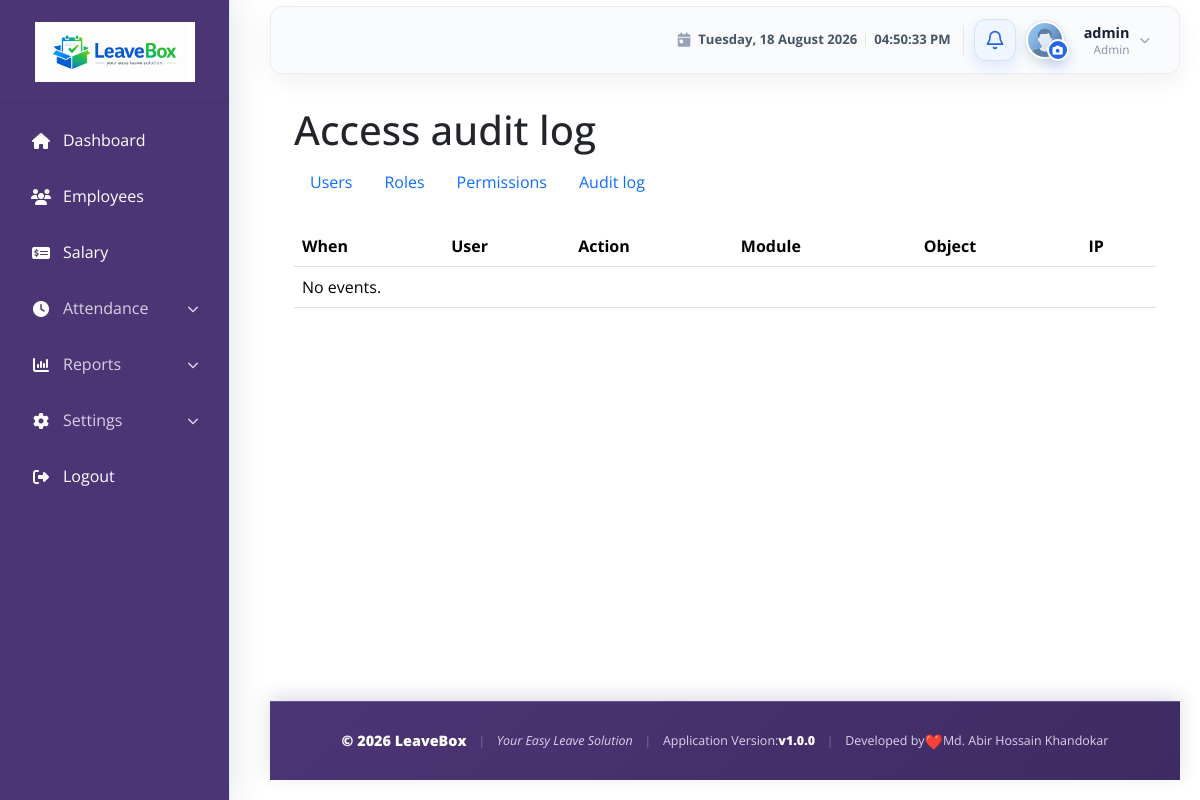
Page /accounts/access/audit/ (signed in) on the earlier database version.
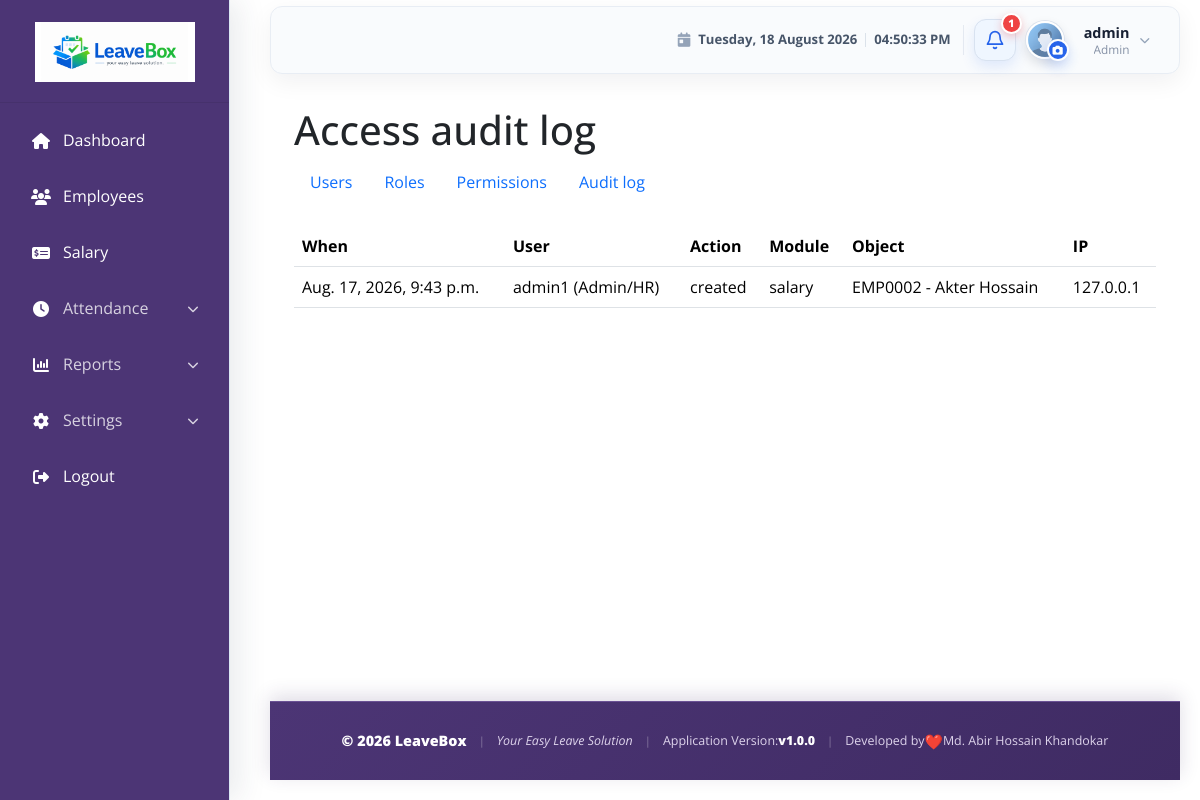
Same page on the later database version.
### accounts/models.py (models this page shows, shortened)
class AuditLog(models.Model):
    actor = models.ForeignKey(
        User, null=True, blank=True, on_delete=models.SET_NULL,
        related_name='rbac_audit_events',
    )
    action = models.CharField(max_length=80)
    module = models.CharField(max_length=80)
    object_repr = models.CharField(max_length=255, blank=True)
    details = models.JSONField(default=dict, blank=True)
    ip_address = models.GenericIPAddressField(null=True, blank=True)
    created_at = models.DateTimeField(auto_now_add=True)
    class Meta:
        ordering = ('-created_at',)

class User(AbstractUser):
    ROLE_CHOICES = (
        ('ADMIN', 'Admin/HR'),
        ('EMPLOYEE', 'Employee'),
    )
    role = models.CharField(max_length=10, choices=ROLE_CHOICES, default='EMPLOYEE')
    phone = models.CharField(max_length=15, blank=True, null=True)
    def __str__(self):
        return f"{self.username} ({self.get_role_display()})"
    class Meta:
        permissions = [
            ('manage_users', 'Can manage application users'),
            ('manage_roles', 'Can manage roles'),
            ('manage_permissions', 'Can assign roles and permissions'),
            ('access_settings', 'Can access application settings'),
            ('approve_leave', 'Can approve leave requests'),
            ('reject_leave', 'Can reject leave requests'),
            ('process_salary', 'Can process salary'),
            ('view_reports', 'Can view reports'),
            ('export_reports', 'Can export reports'),
        ]

### accounts/views.py (the view)
# urls.py: path('access/audit/', views.access_audit, name='access_audit'),
def access_audit(request):
    denied = _superuser_only(request)
    if denied:
        return denied
    return render(request, 'access/audit.html', {'events': AuditLog.objects.select_related('actor')[:200]})

### LAF/templatetags/navigation_tags.py (called while the page is built)
@register.simple_tag
def url_name_active(request, *url_names):
    resolver_match = getattr(request, 'resolver_match', None)
    current_url_name = getattr(resolver_match, 'url_name', None)
    return current_url_name in url_names

### accounts/context_processors.py (called while the page is built)
def session_timeout(request):
    if not request.user.is_authenticated:
        return {}
    return {
        "session_timeout_seconds": settings.SESSION_TIMEOUT_SECONDS,
        "session_warning_seconds": min(120, settings.SESSION_TIMEOUT_SECONDS),
    }

### accounts/views.py (called while the page is built)
def _superuser_only(request):
    if not request.user.is_authenticated:
        return redirect(f"{reverse('accounts:login')}?next={request.path}")
    if not request.user.is_superuser:
        raise PermissionDenied

### templates/access/audit.html
{% extends 'base/base.html' %}{% block content %}<div class="container py-4"><h1>Access audit log</h1>{% include 'access/_nav.html' %}<div class="table-responsive"><table class="table"><thead><tr><th>When</th><th>User</th><th>Action</th><th>Module</th><th>Object</th><th>IP</th></tr></thead><tbody>{% for event in events %}<tr><td>{{ event.created_at }}</td><td>{{ event.actor|default:'System' }}</td><td>{{ event.action }}</td><td>{{ event.module }}</td><td>{{ event.object_repr }}</td><td>{{ event.ip_address|default:'—' }}</td></tr>{% empty %}<tr><td colspan="6">No events.</td></tr>{% endfor %}</tbody></table></div></div>{% endblock %}

### templates/base/base.html (shortened to what the changed rows need)
{% load static navigation_tags %}
<!DOCTYPE html>
<html lang="en">
<head>
    <link rel="stylesheet" href="{% static 'css/bootstrap-5.3.2.min.css' %}">
    <link rel="stylesheet" href="https://cdnjs.cloudflare.com/ajax/libs/font-awesome/6.4.0/css/all.min.css">
    <link rel="stylesheet" href="{% static 'css/dashboard.css' %}">
    <link rel="stylesheet" href="{% static 'css/apply_leave.css' %}">
    <link rel="stylesheet" href="{% static 'css/footer.css' %}">
    <link rel="stylesheet" href="{% static 'css/session-timeout.css' %}">
</head>
<body>
        {% url_name_active request 'dashboard' 'adm_dashboard' 'emp_dashboard' as dashboard_active %}
        {% url_name_active request 'employee_list' 'employee_detail' 'employee_admin_edit' 'employee_admin_update' as employees_active %}
        {% url_name_active request 'salary_list' 'salary_add' 'salary_edit' as salary_active %}
        {% url_name_active request 'department_list' 'department_add' 'department_edit' 'department_delete' as departments_active %}
        {% url_name_active request 'designation_list' 'designation_add' 'designation_edit' 'designation_delete' as designations_active %}
        {% url_name_active request 'leave_type_list' 'leave_type_add' 'leave_type_edit' 'leave_type_delete' as leave_settings_active %}
        {% url_name_active request 'leave_apply' as leave_apply_active %}
        {% url_name_active request 'attendance_history' 'employee_daily_attendance_report' 'all_employees_daily_attendance_report' 'employee_range_attendance_report' as attendance_active %}
        {% url_name_active request 'leave_report' 'attendance_report' as reports_active %}
    <main class="content-wrapper dashboard-content-wrapper">
        <nav class="navbar navbar-expand-lg navbar-light dashboard-navbar mb-2">
            <div class="container-fluid">
                <div class="dashboard-profile-slot">
                    <div class="dashboard-notification-dropdown">
                        <button class="dashboard-notification-button" type="button" id="notificationDropdown" aria-label="Notifications{% if pending_leave_count %}: {{ pending_leave_count }} pending leave request{{ pending_leave_count|pluralize }}{% endif %}" aria-haspopup="true" aria-expanded="false">
                            <svg class="dashboard-notification-icon" viewBox="0 0 24 24" aria-hidden="true">
                                <path d="M18 8a6 6 0 0 0-12 0c0 7-3 7-3 9h18c0-2-3-2-3-9"></path>
                                <path d="M13.73 21a2 2 0 0 1-3.46 0"></path>
                            </svg>
                            {% if pending_leave_count %}
                                <span class="dashboard-notification-badge" aria-hidden="true">{{ pending_leave_count }}</span>
                            {% endif %}
                        </button>
                    </div>
                </div>
            </div>
        </nav>
        <div class="container-fluid">
            {% block content %}{% endblock %}
        </div>
    </main>
</body>
</html>

Differences in the rows shown:
added AuditLog: created_at "Aug. 17, 2026, 9:43 p.m.", actor "admin1 (Admin/HR)", action "created", module "salary", object_repr "EMP0002 - Akter Hossain", ip_address "127.0.0.1"
Other differences:
{{ pending_leave_count }}: (not shown) → "1"
text no longer shown: "No events."
